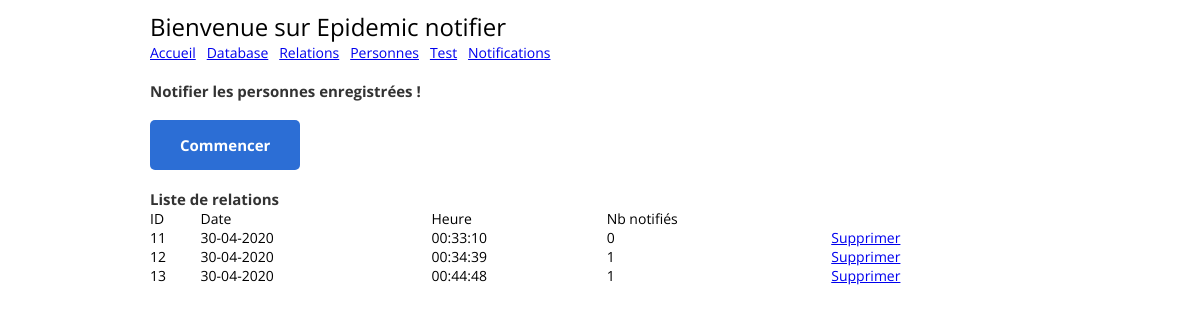
The page /notifications on the database as committed earlier.
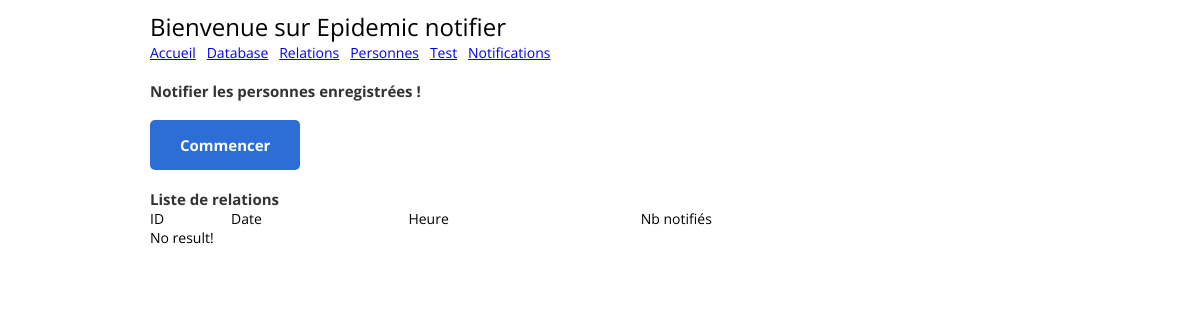
The same page on the database as committed later.
### tables this page shows
CREATE TABLE notifications (
            id integer PRIMARY KEY,
            date_ string,
            heure_ string
            );

### app.py (the view)
@app.route("/notifications")
def home_notification():
    notifications = PNotification().get_notification_pnotifications() #Notification().get_all()
    return render_template("/notification.html", notifications=notifications)

### treatment/db/notification.py (called while the page is built)
    def get_all(self):
        self.cur.execute("SELECT  * FROM notifications ORDER BY id ASC")
        rows = self.cur.fetchall()
        return [RNotification(row[0], row[1], row[2]) for row in rows]

### treatment/db/personne_notification.py (called while the page is built)
    def get_notification_nb_pnotification(self, notification_id):
        r = "SELECT COUNT(*) FROM personne_notifications WHERE notification_id={}".format(notification_id) #?"
        self.cur.execute(r)#, str(notification_id))
        row = self.cur.fetchone()
        return row[0]

    def get_notification_pnotifications(self, notification_id=None):
        notifications = Notification().get_all() if notification_id is None else [Notification().get_one(notification_id)]
        n_dict = []
        for n in notifications:
            n_pn = RPNNotification(n.id, n.date_, n.heure_, self.get_notification_nb_pnotification(n.id))
            n_dict.append(n_pn)
        return n_dict

### templates/notification.html (shortened to what this page needs)
<!DOCTYPE html>
<html>
  <head>
    {% include 'inc/header.html' %}
  </head>
  <body>
    <div class="page-wrapper bg-dark p-t-100 p-b-50">
      <div class="wrapper wrapper--w900">
          <div class="card card-6">
            <div class="card-heading">
              {% include 'inc/header_menu.html' %}
            </div>
            <div class="card-body">
              <div class="label-row">Notifier les personnes enregistrées !</div>
            </div>
          </div>
          <br/>
          <div class="card-footer">
            <form action="/db" method="POST">
              <button class="btn btn--radius-2 btn--blue-2" id="btnnotif" name="btnnotif" type="button">Commencer</button>
            </form>
          </div>
          <br/>
          <div class="card card-6">
            <div class="card-body">
              <div class="label-row">Liste de relations</div>
              <table width="100%">
                <thead>
                  <td>ID</td>
                  <td>Date</td>
                  <td>Heure</td>
                  <td>Nb notifiés</td>
                  <td></td>
                </thead>
                <tbody>
                  {% if notifications %}
                    {% for n in notifications %}
                      <tr>
                        <td>{{ n.id }}</td>
                        <td>{{ n.date_ }}</td>
                        <td>{{ n.heure_ }}</td>
                        <td>{{ n.nb_notifies }}</td>
                        <td><a href="javascript:;" onclick="javascript:confirm_delete('notifications/delete/{{ n.id }}');">Supprimer</a></td>
                      </tr>
                    {% endfor %}
                  {% else %}
                    <tr><td colspan="5">No result!</td></tr>
                  {% endif %}
                </tbody>
              </table>
            </div>
          </div>
        </div>
      </div>
  </body>
</html>

### templates/inc/header.html (shortened to what this page needs)
    <link rel="stylesheet" href="https://ajax.googleapis.com/ajax/libs/jqueryui/1.12.1/themes/smoothness/jquery-ui.css">
    <link href="{{ url_for('static', filename='css/main.css') }}" rel="stylesheet" media="all">

### templates/inc/header_menu.html
<h3>Bienvenue sur Epidemic notifier</h3>
    <div>
		<a href="/">Accueil</a>&nbsp;&nbsp;
        <a href="/db">Database</a>&nbsp;&nbsp;
        <a href="/relations">Relations</a>&nbsp;&nbsp;
        <a href="/personnes">Personnes</a>&nbsp;&nbsp;
        <a href="/tests">Test</a>&nbsp;&nbsp;
        <a href="/notifications">Notifications</a>&nbsp;&nbsp;
    </div>
    <br/>

### static/css/main.css (style rules this page uses)
.label-row { color: #333; font-size: 15px; font-weight: 700; }
html { -webkit-box-sizing: border-box; -moz-box-sizing: border-box; box-sizing: border-box; }
* { padding: 0; margin: 0; }
*, *:before, *:after { -webkit-box-sizing: inherit; -moz-box-sizing: inherit; box-sizing: inherit; }
body, h1, h2, h3, h4, h5, h6, blockquote, p, pre, dl, dd, ol, ul, figure, hr, fieldset, legend { margin: 0; padding: 0; }
table { border-collapse: collapse; border-spacing: 0; }
button { outline: none; background: none; border: none; }
.page-wrapper { min-height: 100vh; }
body { font-family: "Open Sans", "Arial", "Helvetica Neue", sans-serif; font-weight: 400; font-size: 14px; }
h1, h2, h3, h4, h5, h6 { font-weight: 400; }
h3 { font-size: 24px; }
.p-t-100 { padding-top: 10px; }
.p-b-50 { padding-bottom: 50px; }
.wrapper { margin: 0 auto; }
.wrapper--w900 { max-width: 900px; }
.btn { display: inline-block; line-height: 50px; padding: 0 30px; -webkit-transition: all 0.4s ease; -o-transition: all 0.4s ease; -moz-transition: all 0.4s ease; transition: all 0.4s ease; cursor: pointer; font-size: 15px; text-transform: capitalize; font-weight: 700; color: #fff; font-family: inherit; }
.btn--radius-2 { -webkit-border-radius: 5px; -moz-border-radius: 5px; border-radius: 5px; }
.btn--blue-2 { background: #2c6ed5; }
.card { -webkit-border-radius: 3px; -moz-border-radius: 3px; border-radius: 3px; background: #fff; }
.card-6 { background: transparent; }
.card-6 .card-heading { background: transparent; }
.card-6 .card-body { background: #fff; position: relative; border-bottom: none; padding-bottom: 0; -webkit-border-top-left-radius: 3px; -moz-border-radius-topleft: 3px; border-top-left-radius: 3px; -webkit-border-top-right-radius: 3px; -moz-border-radius-topright: 3px; border-top-right-radius: 3px; }
.card-6 .card-body:before { bottom: 100%; left: 75px; border: solid transparent; content: ""; height: 0; width: 0; position: absolute; pointer-events: none; border-color: rgba(255, 255, 255, 0); border-bottom-color: #fff; border-width: 10px; }

Rows that differ between the two databases and show on the page:
removed notifications: id "11", date_ "30-04-2020", heure_ "00:33:10", nb_notifies "0"
removed notifications: id "12", date_ "30-04-2020", heure_ "00:34:39", nb_notifies "1"
removed notifications: id "13", date_ "30-04-2020", heure_ "00:44:48", nb_notifies "1"
Other text that changed with them:
text now shown: "No result!"
